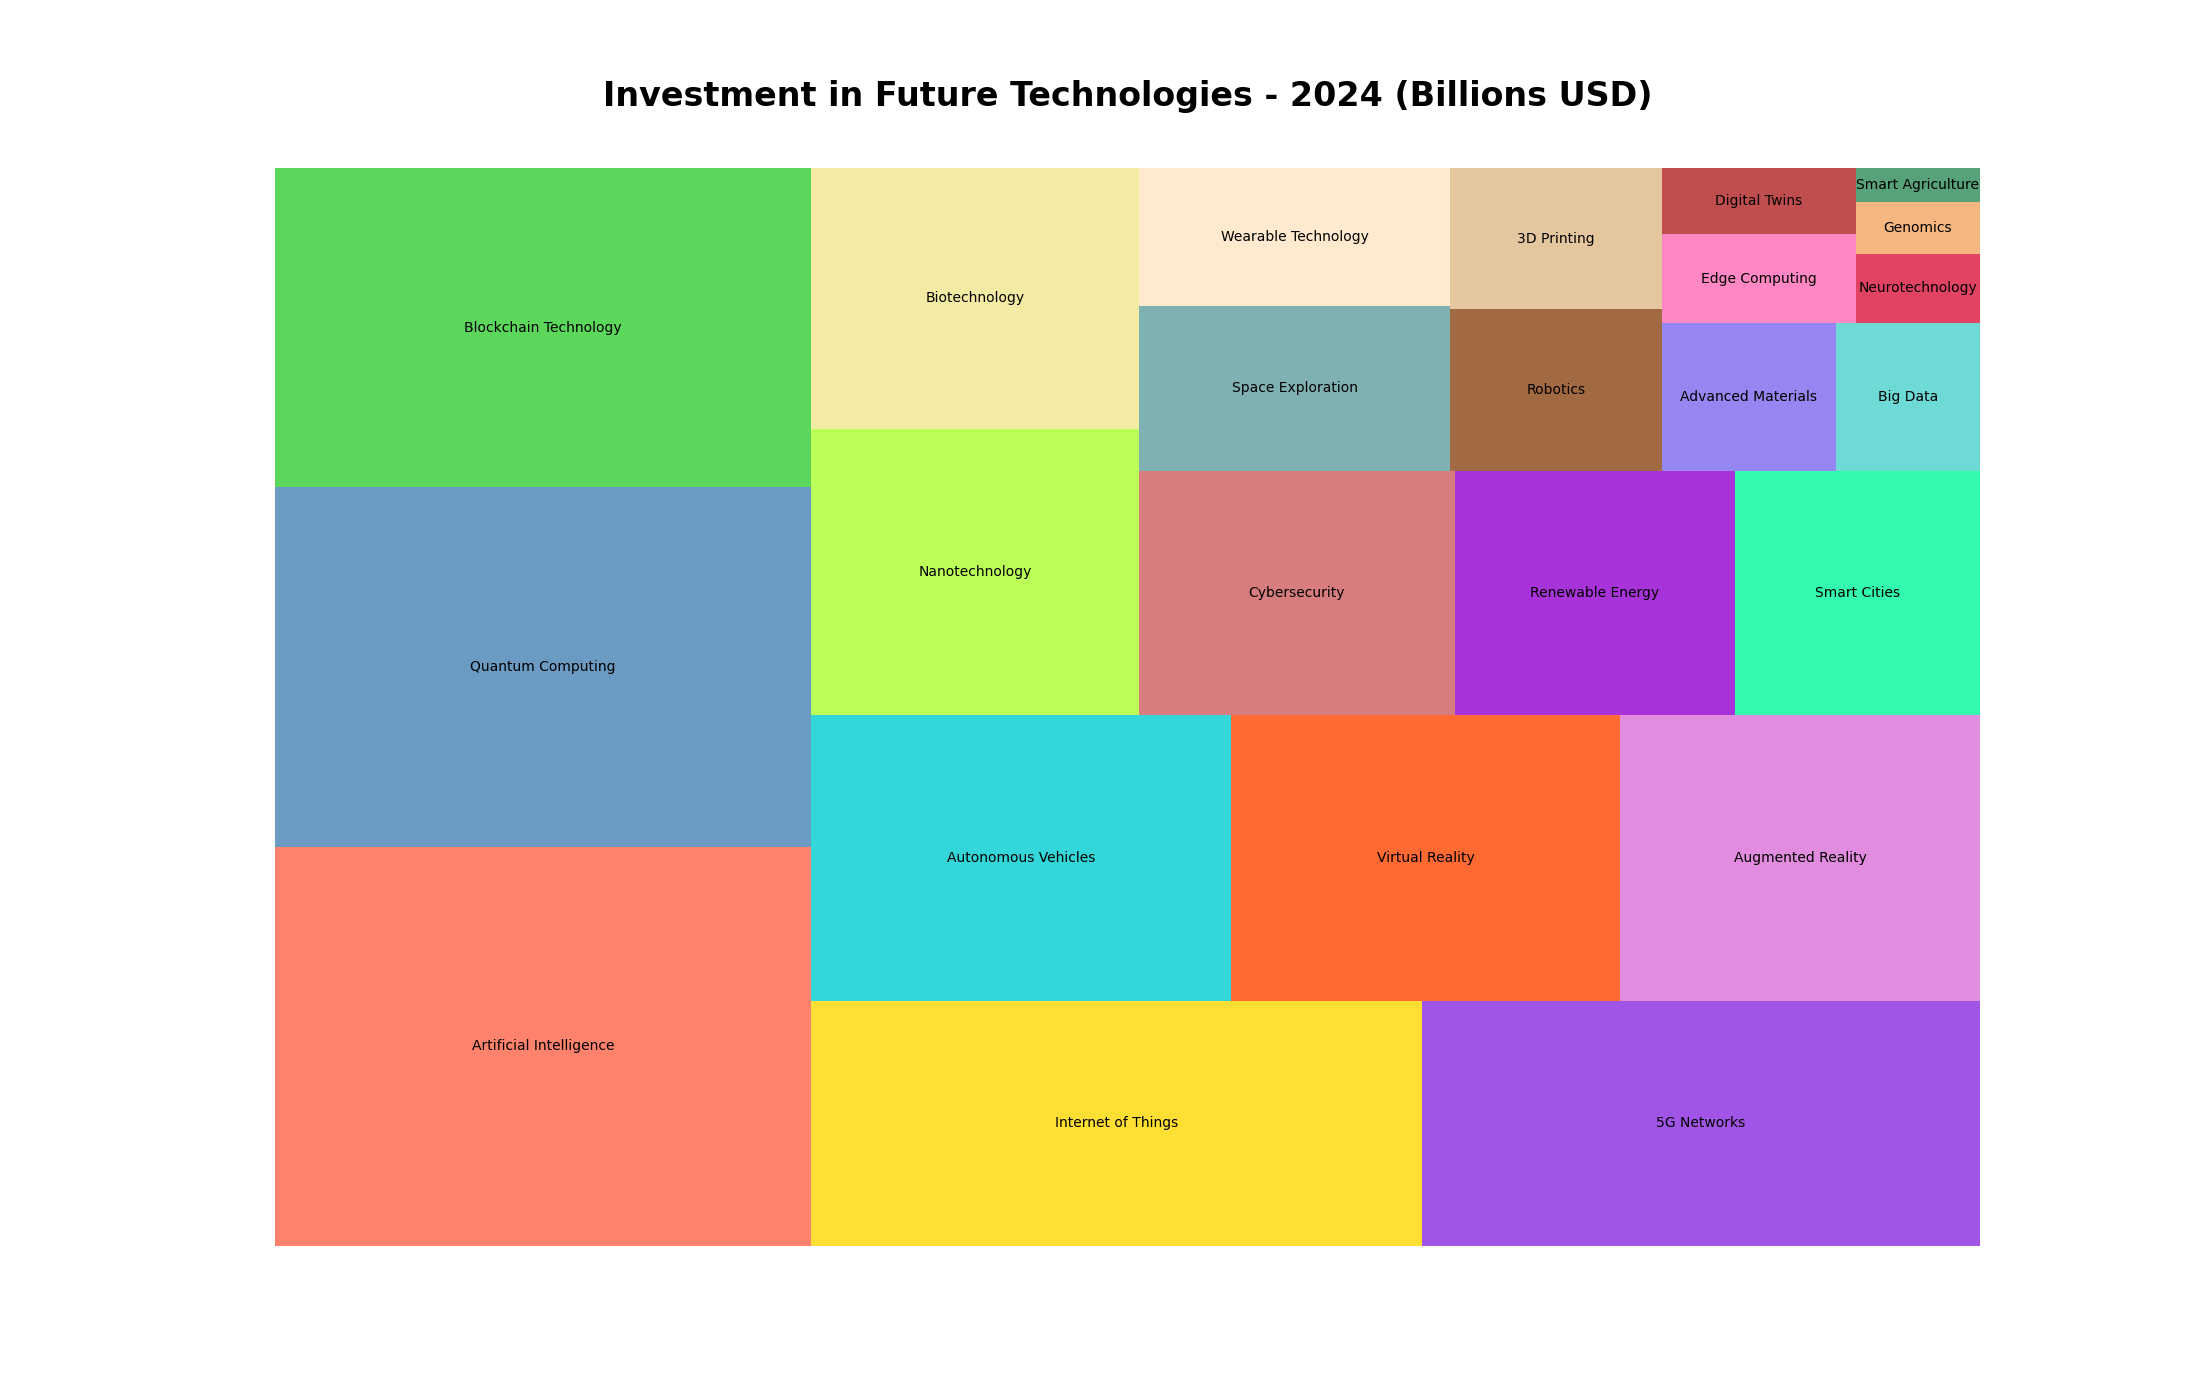

Source code (Python):

import matplotlib.pyplot as plt
import pandas as pd
import squarify

# Data
data = {
    'Topic': ['Artificial Intelligence', 'Quantum Computing', 'Blockchain Technology', 'Internet of Things', '5G Networks',
              'Autonomous Vehicles', 'Virtual Reality', 'Augmented Reality', 'Nanotechnology', 'Biotechnology',
              'Cybersecurity', 'Renewable Energy', 'Smart Cities', 'Space Exploration', 'Wearable Technology',
              'Robotics', '3D Printing', 'Advanced Materials', 'Big Data', 'Edge Computing',
              'Digital Twins', 'Neurotechnology', 'Genomics', 'Smart Agriculture'],
    'Amount (Billions)': [500.0, 450.0, 400.0, 350.0, 320.0,
                          280.0, 260.0, 240.0, 220.0, 200.0,
                          180.0, 160.0, 140.0, 120.0, 100.0,
                          80.0, 70.0, 60.0, 50.0, 40.0,
                          30.0, 20.0, 15.0, 10.0]
}

df = pd.DataFrame(data)

# Color scheme
colors = ['#FF6347', '#4682B4', '#32CD32', '#FFD700', '#8A2BE2',
          '#00CED1', '#FF4500', '#DA70D6', '#ADFF2F', '#F0E68C',
          '#CD5C5C', '#9400D3', '#00FA9A', '#5F9EA0', '#FFE4C4',
          '#8B4513', '#DEB887', '#7B68EE', '#48D1CC', '#FF69B4',
          '#B22222', '#DC143C', '#F4A460', '#2E8B57']

# Plotting the Treemap
plt.figure(figsize=(22, 14))
squarify.plot(sizes=df['Amount (Billions)'], label=df['Topic'], color=colors, alpha=0.8)
plt.title('Investment in Future Technologies - 2024 (Billions USD)', fontsize=24, fontweight='bold', y=1.05)
plt.axis('off')
plt.show()
